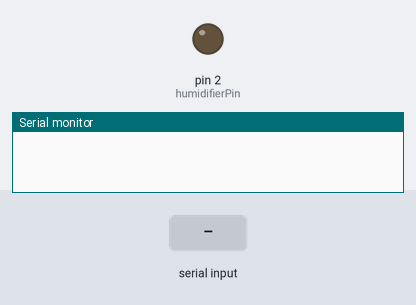
Bench run of a sketch on a simulated Arduino Uno, built with avr-gcc and run on an emulated ATmega328P. On the bench: output pins drawn as LEDs (lit = HIGH), the last lines printed to the serial monitor. The test bench sets the inputs (shaded band).

Above: at 1.2 s.
1.3 s: "1" received over the second serial link
At 2.0 s:
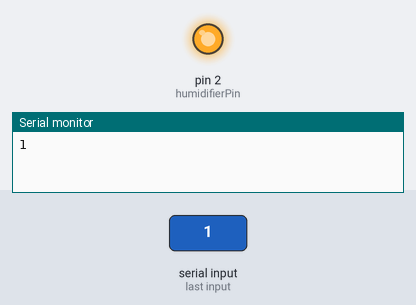
2.8 s: "0" received over the second serial link
At 3.1 s:
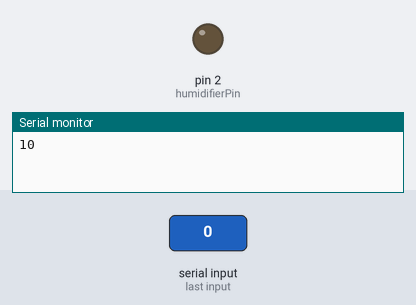
Timing chart, 0 to 5.8 s (numbered marks = the images above; inputs shaded):
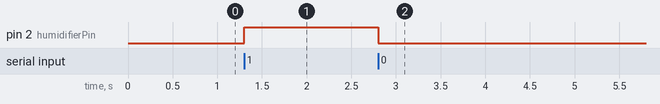

The sketch:

HumidifierBTControl.ino
```cpp
#include <SoftwareSerial.h>

SoftwareSerial mySerial(10, 11); // RX, TX

const int humidifierPin = 2;

void setup() {
  // Open serial communications and wait for port to open:
  Serial.begin(9600);
  while (!Serial) {
    ; // wait for serial port to connect. Needed for native USB port only
  }

  // set the data rate for the SoftwareSerial port
  mySerial.begin(9600);
  pinMode(humidifierPin, OUTPUT);
}

void loop() { // run over and over
 if (mySerial.available()) {
   char instruction = mySerial.read();

   if (instruction == '1' )  {
     digitalWrite(humidifierPin, HIGH);
   }
   else if (instruction == '0')  {
     digitalWrite(humidifierPin, LOW);
   }

   Serial.write(instruction);
  }
}
```

Measured:
- after the input at 1.3 s, pin 2 (humidifierPin): LOW → HIGH at once
- after the input at 2.8 s, pin 2 (humidifierPin): HIGH → LOW at once
